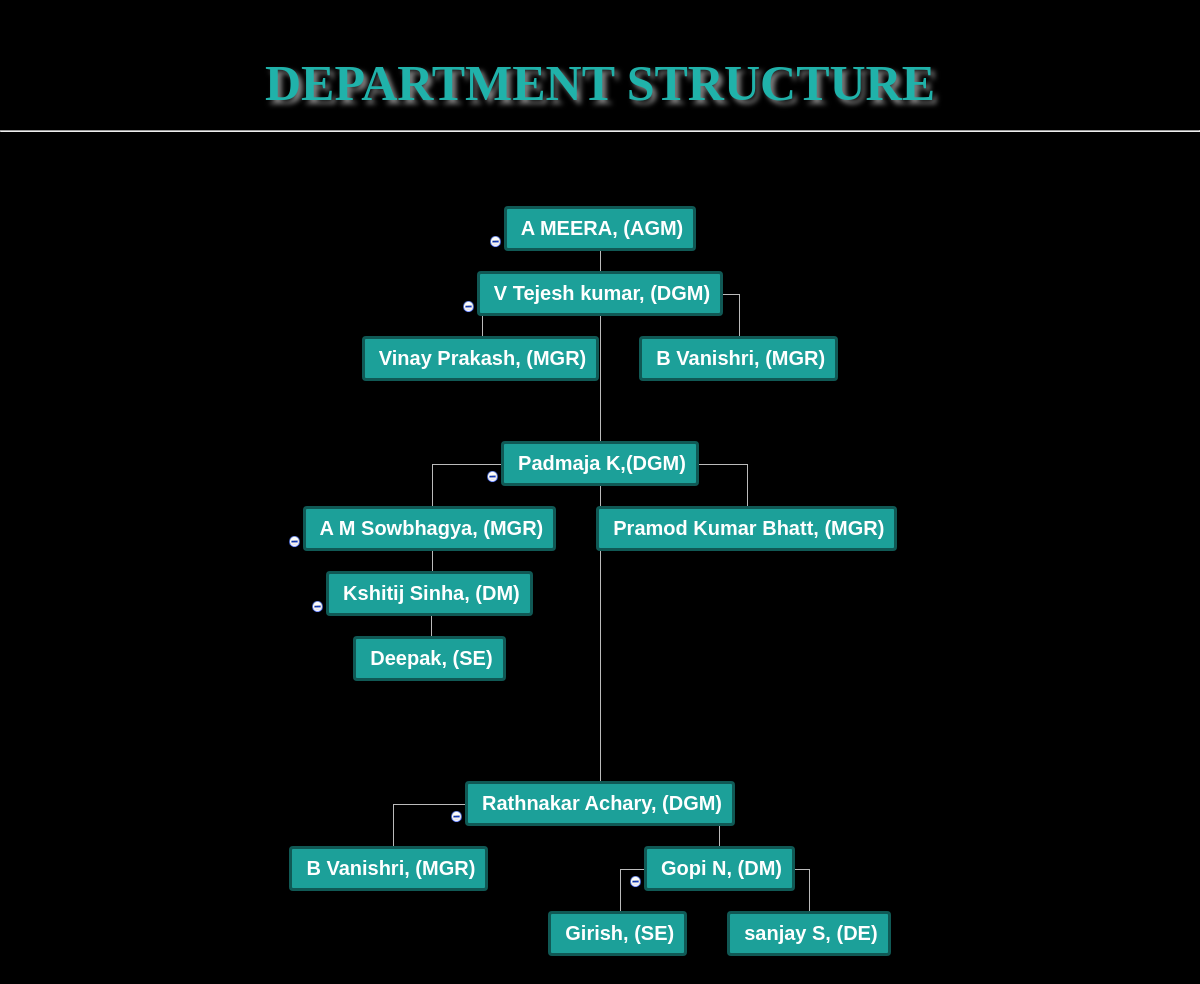
Screenshot of /belns/tree/index.php with the database file from the repository.
### tables this page shows
CREATE TABLE IF NOT EXISTS `tree` (
`id` int(10) NOT NULL,
  `first_name` varchar(30) NOT NULL,
  `parent_id` int(10) NOT NULL,
  `hide` tinyint(1) NOT NULL
);

### belns/tree/index.php (the view, shortened to what this page needs)
<!DOCTYPE HTML>
<html>
        <link href="style.css" rel="stylesheet" type="text/css">
    </head>
    <body align="center">
            <br><br><br>
            <h1 style="color: lightseagreen; font-weight:900; font-size:50px;  text-shadow: 4px 4px 5px gray;" ; align="center">DEPARTMENT STRUCTURE</h1><br><hr style="color: lightseagreen"><br><br><br>
        <?php
        include_once 'db.php';
        $store_all_id = array();
        $id_result = mysqli_query($con, "SELECT * FROM tree");
        while ($all_id = mysqli_fetch_array($id_result)) {
            array_push($store_all_id, $all_id['parent_id']);
        }
        echo "<div class='overflow'><div>";
        in_parent(0, $store_all_id, $con);
        echo "</div></div>";
        function in_parent($in_parent, $store_all_id, $con) {
            if (in_array($in_parent, $store_all_id)) {
                $result = mysqli_query($con, "SELECT * FROM tree where parent_id = $in_parent");
                echo $in_parent == 0 ? "<ul class='tree'>" : "<ul>";
                while ($row = mysqli_fetch_array($result)) {
                    echo "<li";
                    if ($row['hide'])
                        echo " class='thide'";
                    echo "><div id=" . $row['id'] . "><span class='first_name'>" . $row['first_name'] . "</span></div>";
                    in_parent($row['id'], $store_all_id, $con);
                    echo "</li>";
                }
                echo "</ul>";
            }
        }
        ?>
    </body>
</html>

### belns/tree/style.css (style rules this page uses)
* { margin:0; padding:0; }
body { background:black; }
.overflow { overflow:auto; position:relative; }
ul.tree { display:block; font:20px Arial, Helvetica, sans-serif; color:#000; margin-bottom:250px; }
ul.tree li { display:inline-block; text-align:center; margin:20px; vertical-align:top; }
ul.tree li > div { display:inline-block; padding:8px 8px; text-decoration:none; border:3px solid; border-color:#105955; border-radius: 4px; position:relative; min-width:40px; z-index:2; background:#1ca099;opacity:1; color:#fff; font-weight:bold; }
ul.tree li > div span { display: inline-block; margin: 0 2px; }

### rows the page displays
tree: first_name "A MEERA, (AGM)"
tree: first_name "V Tejesh kumar, (DGM)"
tree: first_name "Vinay Prakash, (MGR)"
tree: first_name "B Vanishri, (MGR)"
tree: first_name "Padmaja K,(DGM)"
tree: first_name "A M Sowbhagya, (MGR)"
tree: first_name "Kshitij Sinha, (DM)"
tree: first_name "Deepak, (SE)"
tree: first_name "Pramod Kumar Bhatt, (MGR)"
tree: first_name "Rathnakar Achary, (DGM)"
tree: first_name "B Vanishri, (MGR)"
tree: first_name "Gopi N, (DM)"
tree: first_name "Girish, (SE)"
tree: first_name "sanjay S, (DE)"
